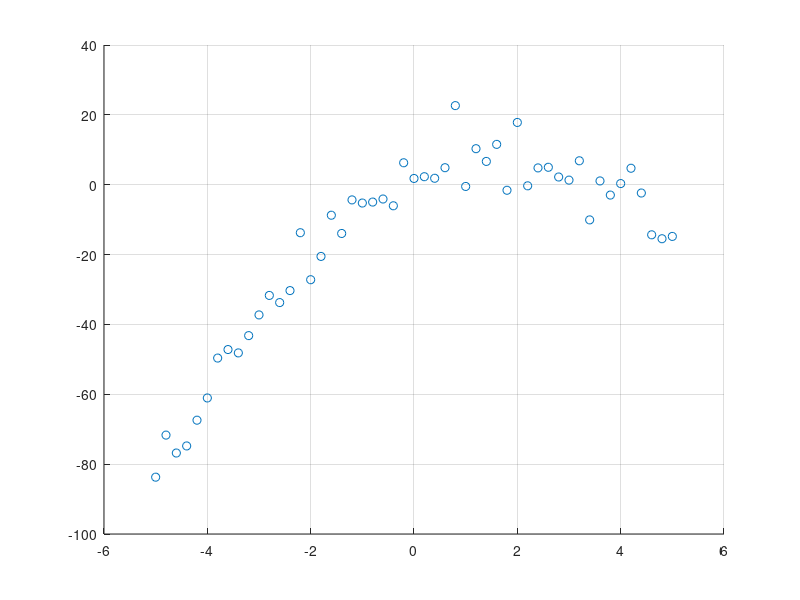

Here is the MATLAB script that generated this plot: (Note: this script raises an error after producing the figure.)
%w8h.m polynomial regression (with 2nd order function) 
clear all; close all, clc

%generate a random function to fit 4TH order function.
%Create a nonlinear function to use polynomial regression 
x=-5:0.2:5;
%y=5*x.^4-3*x.^3-2*x.^2+7*x+1-5*randn(size(x));
y=-2*x.^2+7*x+1-5*randn(size(x));
figure(1), scatter(x,y,'r*'),hold on, grid on

%try with linear regression first
y_lm = fitlm(x,y)

%y value obtained by linear equation
yL_hat=y_lm.Fitted; 
plot(x, yL_hat, 'b'), hold off
title(['Scatter plot and fitted line using OLR. R-Square= ',...
    num2str(y_lm.Rsquared.Ordinary)])
%%
%try with 2nd order polynomial regression
[coeff, S_err] = polyfit(x,y,2) 
%generate some different x values 
x_new=min(x)-1:0.2:max(x)+1; 
%obtain the estimated value
[y_hat, delta]=polyval(coeff,x_new,S_err);

%check whether 50% of predictons inside y_hat+-delta
figure(2), plot(x,y,'k*')
hold on, 
plot(x_new, y_hat,'r-')
plot(x_new,y_hat+delta,'b--',x_new,y_hat-delta,'b--')
grid on
title('Plot of Data (Points) and Model (Line) - 2nd order')
legend('Data','Linear Fit','y+-delta','Location','south')
hold off
